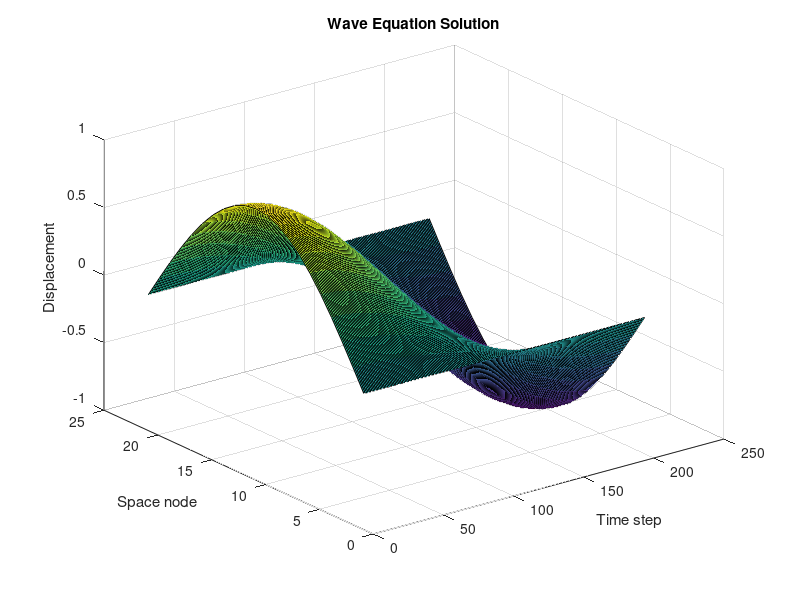

MATLAB code to generate this figure:
% Wave Equation using Finite Difference Method
clear
clc
L = 1;
T = 1;
c = 1;
N = 20;
M = 200;
h = L/N;
k = T/M;
lambda = c*k/h;
x = 0:h:L;
u = zeros(N+1,M+1);
% Initial displacement
for i=1:N+1
    u(i,1) = sin(pi*x(i));
end
% Boundary conditions
u(1,:) = 0;
u(N+1,:) = 0;
% First time step
for i=2:N
    u(i,2) = u(i,1) + 0.5*lambda^2*(u(i+1,1)-2*u(i,1)+u(i-1,1));
end
% Finite difference iteration
for j=2:M
    for i=2:N
        u(i,j+1) = 2*u(i,j) - u(i,j-1) + ...
        lambda^2*(u(i+1,j)-2*u(i,j)+u(i-1,j));
    end
end
surf(u)
xlabel('Time step')
ylabel('Space node')
zlabel('Displacement')
title('Wave Equation Solution')
